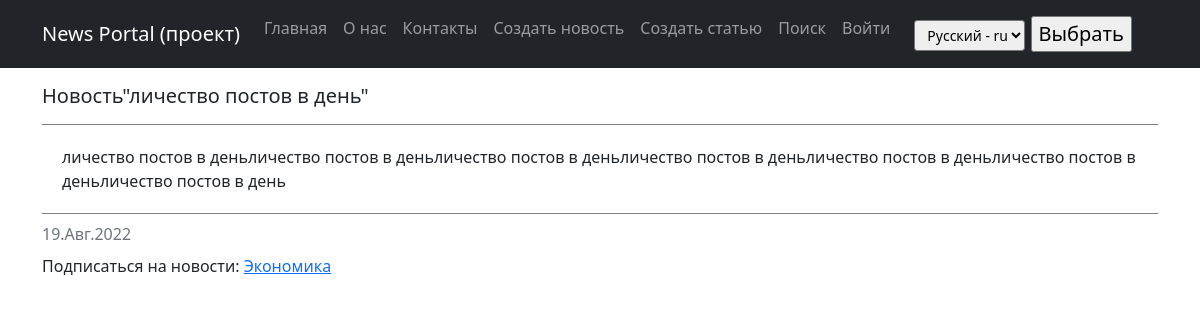
The page /posts/153 on the database as committed earlier.
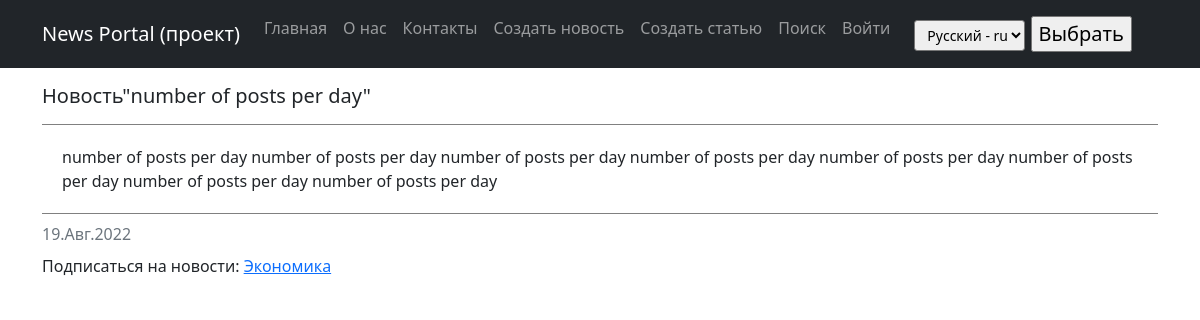
The same page on the database as committed later.
### news/models.py (models this page shows, shortened)
class Post(models.Model):
    news = 'NW'
    article = 'AR'
    POST_TYPES =[
        (news, 'Новость'),
        (article, 'Статья'),
    ]
    author_user = models.ForeignKey('Author', on_delete=models.CASCADE, verbose_name=_("Author"))
    post_type = models.CharField(max_length=2,
                                  choices=POST_TYPES,
                                  default=article,
                                  verbose_name=_('Type of post'),
                                 )
    create_date = models.DateTimeField(auto_now_add=True, verbose_name=_('Create date'),)
    category = models.ManyToManyField('Category', through='PostCategory', verbose_name=_('Category'))
    header_post = models.CharField(max_length=128, verbose_name=_('Title'))
    text_post = models.TextField(verbose_name=_('Text'))
    rating_post = models.SmallIntegerField(default=0, verbose_name=_('Rating'))
    is_created = models.BooleanField(default=True, verbose_name=_('Created')) # Редакция для обработки в signals.py - только создали или модифицируем
    def get_cat(self):
        """метод возвращает список категорий, добавлен для отображения категорий в админке"""
        return "\n".join([c.name_category for c in self.category.all()])
    get_cat.short_description = _('Categories')
    class Meta:
        verbose_name = _('Publication')
        verbose_name_plural = _('Publications')

### news/views.py (the view)
# urls.py: path('<int:pk>', PostDetail.as_view(), name='post_detail'),
class PostDetail(DetailView):
    model = Post
    template_name = 'post.html'
    context_object_name = 'post'
    def get_object(self, *args, **kwargs):
        obj = cache.get(f'post-{self.kwargs["pk"]}', None)
        if not obj:
            obj = super().get_object(queryset=self.queryset)
            cache.set(f'post-{self.kwargs["pk"]}', obj)
        return obj
    def get_context_data(self, **kwargs):
        context = super().get_context_data(**kwargs)
        id_post = self.kwargs.get('pk')
        qs_subscribe = Category.objects.filter(Q(post__pk=id_post) & ~Q(subscribers__username=self.request.user))
        qs_unsubscribe = Category.objects.filter(Q(post__pk=id_post) & Q(subscribers__username=self.request.user))
        context['cat_for_subscribe'] = qs_subscribe.values('id','name_category')
        context['cat_for_unsubscribe'] = qs_unsubscribe.values('id','name_category')
        context['offer_subscribe'] = qs_subscribe.exists()
        context['offer_unsubscribe'] = qs_unsubscribe.exists()
        return context

### news/context_processors.py (called while the page is built)
def extra_context(request):
    user_timezone = pytz.timezone(
        request.session.get('django_timezone') or settings.TIME_ZONE
    )
    current_time = timezone.now().astimezone(user_timezone)
    context = {
        'current_time': current_time,
        'timezones': pytz.common_timezones,
    }
    return context

### news/templatetags/custom_filters.py (called while the page is built)
@register.filter()
def censor(value):
    if not isinstance(value, str):
        raise TypeError(_("Censorship is carried out only for an object of type string (str)")) # Цензура осуществляется только для объекта типа строка (str)
    else:
        list_ = value.split(" ")
        for i in range(len(list_)):
            if list_[i].strip(string.punctuation).lower() in CENSOR_LIST:
                for j in range(1, len(list_[i])):
                    if list_[i][j] not in string.punctuation:
                        list_[i] = f"{list_[i][:j]}*{list_[i][j+1:]}"
        return f'{" ".join(list_)}'

### templates/post.html (shortened to what this page needs)
{% extends 'flatpages/default.html' %}
{% load i18n %}
{% load custom_filters %}
{% block content %}
{% if post.post_type == 'NW' %}
    <p><h5 align="left">{% trans "News: " %}"{{ post.header_post|censor }}"</h5></p>
{% endif %}
<table border="2"  cellpadding="20" frame="hsides">
    <caption>{{ post.create_date|date:'d.M.Y' }} </caption>
    <tr>
        <td align="left">{{ post.text_post|censor }}</td>
    </tr>
</table>
{% if offer_subscribe %}
    <p align="left"> {% trans "Subscribe to the news:" %}
    {% for cat in cat_for_subscribe %}
        <a href="{% url 'add_subscribe' cat.id %}" >{{ cat.name_category }}</a>
    {% endfor %}
    </p>
{% endif %}
{% endblock content %}

Rows that differ between the two databases and show on the page:
changed Post: header_post|censor "личество постов в день" → "number of posts per day"; text_post|censor "личество постов в деньличество постов в деньличество постов в деньличество постов в деньличество постов в деньличество постов в деньличество постов в день" → "number of posts per day number of posts per day number of posts per day number of posts per day number of posts per day number of posts per day number of posts per day number of posts per day"
